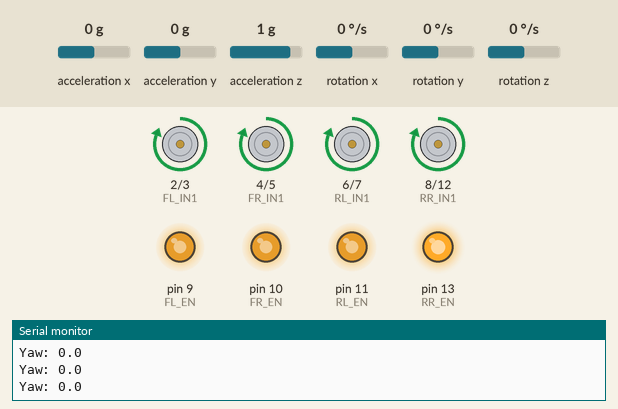
The sketch below on a simulated Arduino Uno, built with avr-gcc and run on an emulated ATmega328P. Shown: motor-driver pin pairs drawn as motors (green arrow = first pin HIGH = forward, orange = second pin HIGH = backward, longer = more drive), output pins drawn as LEDs (lit = HIGH), the last lines printed to the serial monitor. Wiring (inferred from the names in the program): MPU-6050 motion sensor at I2C address 0x68. The inputs (shaded band) are chosen by the test bench; at power-on: rotation z 0 °/s, acceleration x 0 g, acceleration y 0 g, acceleration z 1 g, rotation x 0 °/s, rotation y 0 °/s.

Above: at 3.6 s.
3.7 s: rotation z set to -100 °/s
At 4.05 s:
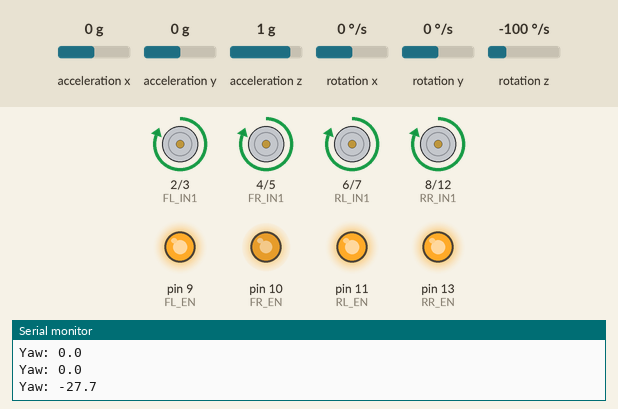
At 4.9 s:
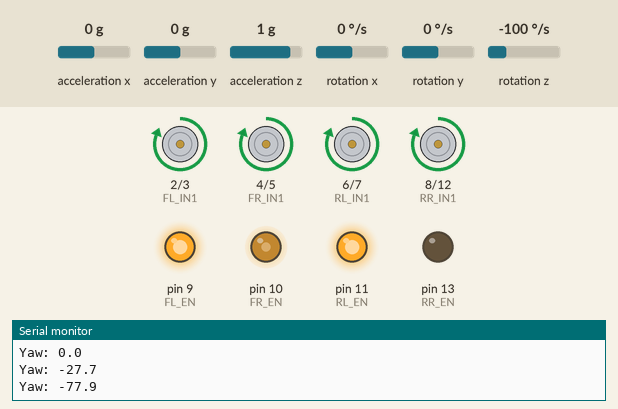
5.5 s: rotation z set to 100 °/s
At 8.8 s:
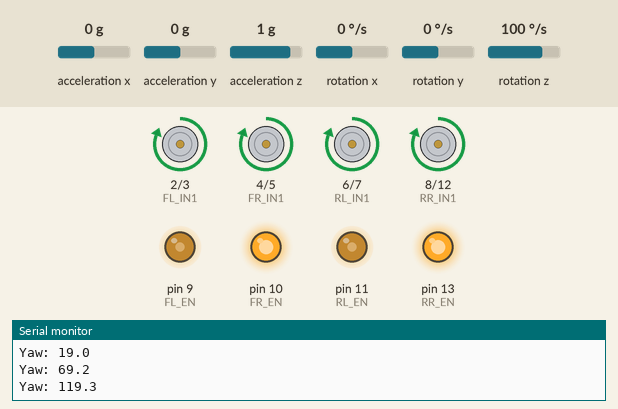
Timing chart, 0 to 10.3 s (numbered marks = the images above; inputs shaded):
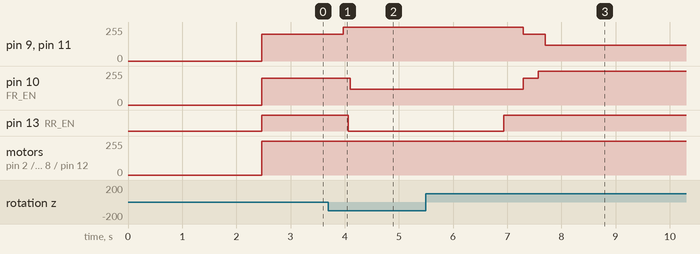

The sketch:

sketch_apr25a.ino
```cpp
/*
 * 4-Wheel Drive Robot - FORWARD ONLY
 * Arduino MEGA
 * 2x Dual Motor Drivers + MPU6050
 */

#include <Wire.h>

#define MPU6050_ADDR 0x68
#define PWR_MGMT_1   0x6B
#define ACCEL_XOUT   0x3B
#define GYRO_XOUT    0x43

// Motor pins (same for Uno/Mega)
#define FL_IN1  2
#define FL_IN2  3
#define FL_EN   9
#define FR_IN1  4
#define FR_IN2  5
#define FR_EN   10
#define RL_IN1  6
#define RL_IN2  7
#define RL_EN   11
#define RR_IN1  8
#define RR_IN2  12
#define RR_EN   13

// MPU6050 on Mega: SDA=D20, SCL=D21 (handled by Wire library automatically)

int16_t accelX, accelY, accelZ;
int16_t gyroX, gyroY, gyroZ;
float gyroZ_offset = 0;
float yaw = 0;
unsigned long lastTime = 0;
float dt;
int motorSpeed = 200;

void setup() {
  Serial.begin(115200);

  // Wire.begin() auto-uses D20(SDA)/D21(SCL) on Mega
  Wire.begin();

  // Init MPU6050
  Wire.beginTransmission(MPU6050_ADDR);
  Wire.write(PWR_MGMT_1);
  Wire.write(0x00);
  Wire.endTransmission(true);
  delay(100);

  // Calibrate gyro Z
  Serial.println("Calibrating... keep still");
  long sumZ = 0;
  for (int i = 0; i < 500; i++) {
    readMPU6050();
    sumZ += gyroZ;
    delay(3);
  }
  gyroZ_offset = sumZ / 500.0;
  Serial.println("Ready!");

  // Motor pins
  pinMode(FL_IN1, OUTPUT); pinMode(FL_IN2, OUTPUT); pinMode(FL_EN, OUTPUT);
  pinMode(FR_IN1, OUTPUT); pinMode(FR_IN2, OUTPUT); pinMode(FR_EN, OUTPUT);
  pinMode(RL_IN1, OUTPUT); pinMode(RL_IN2, OUTPUT); pinMode(RL_EN, OUTPUT);
  pinMode(RR_IN1, OUTPUT); pinMode(RR_IN2, OUTPUT); pinMode(RR_EN, OUTPUT);

  stopAll();
}

void loop() {
  readMPU6050();
  updateYaw();
  forwardStraight(motorSpeed);

  static unsigned long t = 0;
  if (millis() - t > 500) {
    Serial.print("Yaw: "); Serial.println(yaw, 1);
    t = millis();
  }
}

void readMPU6050() {
  Wire.beginTransmission(MPU6050_ADDR);
  Wire.write(ACCEL_XOUT);
  Wire.endTransmission(false);
  Wire.requestFrom(MPU6050_ADDR, 14, true);

  accelX = (Wire.read() << 8) | Wire.read();
  accelY = (Wire.read() << 8) | Wire.read();
  accelZ = (Wire.read() << 8) | Wire.read();
  Wire.read(); Wire.read();
  gyroX = (Wire.read() << 8) | Wire.read();
  gyroY = (Wire.read() << 8) | Wire.read();
  gyroZ = (Wire.read() << 8) | Wire.read();
}

void updateYaw() {
  unsigned long now = millis();
  dt = (now - lastTime) / 1000.0;
  lastTime = now;
  yaw += ((gyroZ - gyroZ_offset) / 131.0) * dt;
}

void motor(int in1, int in2, int en, int spd) {
  digitalWrite(in1, HIGH);
  digitalWrite(in2, LOW);
  analogWrite(en, constrain(spd, 0, 255));
}

void forwardStraight(int baseSpeed) {
  float Kp = 2.0;
  int correction = (int)(Kp * yaw);
  correction = constrain(correction, -80, 80);

  motor(FL_IN1, FL_IN2, FL_EN, baseSpeed - correction);
  motor(FR_IN1, FR_IN2, FR_EN, baseSpeed + correction);
  motor(RL_IN1, RL_IN2, RL_EN, baseSpeed - correction);
  motor(RR_IN1, RR_IN2, RR_EN, baseSpeed + correction);
}

void stopAll() {
  digitalWrite(FL_IN1, LOW); digitalWrite(FL_IN2, LOW); analogWrite(FL_EN, 0);
  digitalWrite(FR_IN1, LOW); digitalWrite(FR_IN2, LOW); analogWrite(FR_EN, 0);
  digitalWrite(RL_IN1, LOW); digitalWrite(RL_IN2, LOW); analogWrite(RL_EN, 0);
  digitalWrite(RR_IN1, LOW); digitalWrite(RR_IN2, LOW); analogWrite(RR_EN, 0);
}
```

Measured:
- after the input at 3.7 s, pin 9 (FL_EN), pin 11 (RL_EN): 200/255 → 255/255 after 0.27 s; pin 10 (FR_EN): 200/255 → 120/255 after 0.40 s; pin 13 (RR_EN): HIGH → LOW after 0.37 s
- after the input at 5.5 s, pin 9 (FL_EN), pin 11 (RL_EN): 255/255 → 200/255 after 1.8 s, → 120/255 0.40 s later; pin 10 (FR_EN): 120/255 → 200/255 after 1.8 s, → 255/255 0.28 s later; pin 13 (RR_EN): LOW → HIGH after 1.4 s
